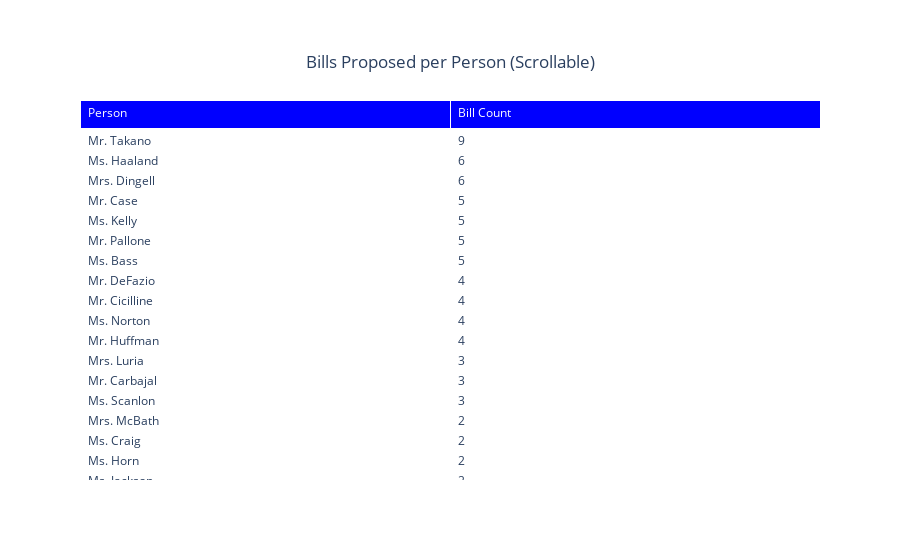

This figure's notebook cell:
### Code cell
# Create scrollable table with bill count per person 

# Creating table (using Plotly)
fig = go.Figure(data=[go.Table(
    header=dict(values= ['Person', 'Bill Count'],
                fill_color='blue',
                font=dict(color='white', size=12),
                align='left'),
    cells=dict(values=[person_bill_counts_sorted['person'], person_bill_counts_sorted['bill_count']],
               fill_color='white',
               align='left'))
])

# Adding title to table
fig.update_layout(
    title={
        'text': "Bills Proposed per Person (Scrollable)",  
        'y':0.9,  
        'x':0.5,  
        'xanchor': 'center', 
        'yanchor': 'top' 
    }
)
fig.show()

### Figure 1 — Plotly figure (JSON) as saved in the notebook; plotly's stock layout.template omitted (floating-point values rounded to 4 significant figures)
{"data": [{"cells": {"align": "left", "fill": {"color": "white"}, "values": [["Mr. Takano", "Ms. Haaland", "Mrs. Dingell", "Mr. Case", "Ms. Kelly", "Mr. Pallone", "Ms. Bass", "Mr. DeFazio", "Mr. Cicilline", "Ms. Norton", "Mr. Huffman", "Mrs. Luria", "Mr. Carbajal", "Ms. Scanlon", "Mrs. McBath", "Ms. Craig", "Ms. Horn", "Ms. Jackson", "Mr. Sherman", "Mr. Peterson", "Mr. Raskin", "Ms. Waters", "Mr. Clay", "Mr. Grijalva", "Mr. Cummings", "Ms. Torres", "Ms. Titus", "Ms. Stevens", "Mr. Cisneros", "Ms. Lofgren", "Ms. Kuster", "Mr. Cleaver", "Mr. Cohen", "Mr. Connolly", "Mr. Correa", "Ms. Eshoo", "Ms. DeGette", "Mr. Nadler", "Mr. Neguse", "Ms. Adams", "Mr. Evans", "Mr. Gomez", "Mrs. Lee", "Mr. Tonko", "Mr. Khanna", "Mr. Sires", "Mr. Larsen", "Mr. Rouda", "Mr. Larson", "Mr. McAdams", "Mr. Perlmutter", "Mr. McNerney", "Mr. Engel"], [9, 6, 6, 5, 5, 5, 5, 4, 4, 4, 4, 3, 3, 3, 2, 2, 2, 2, 2, 2, 2, 2, 2, 2, 1, 1, 1, 1, 1, 1, 1, 1, 1, 1, 1, 1, 1, 1, 1, 1, 1, 1, 1, 1, 1, 1, 1, 1, 1, 1, 1, 1, 1]]}, "header": {"align": "left", "fill": {"color": "blue"}, "font": {"color": "white", "size": 12}, "values": ["Person", "Bill Count"]}, "type": "table"}], "layout": {"title": {"text": "Bills Proposed per Person (Scrollable)", "x": 0.5, "xanchor": "center", "y": 0.9, "yanchor": "top"}}}
